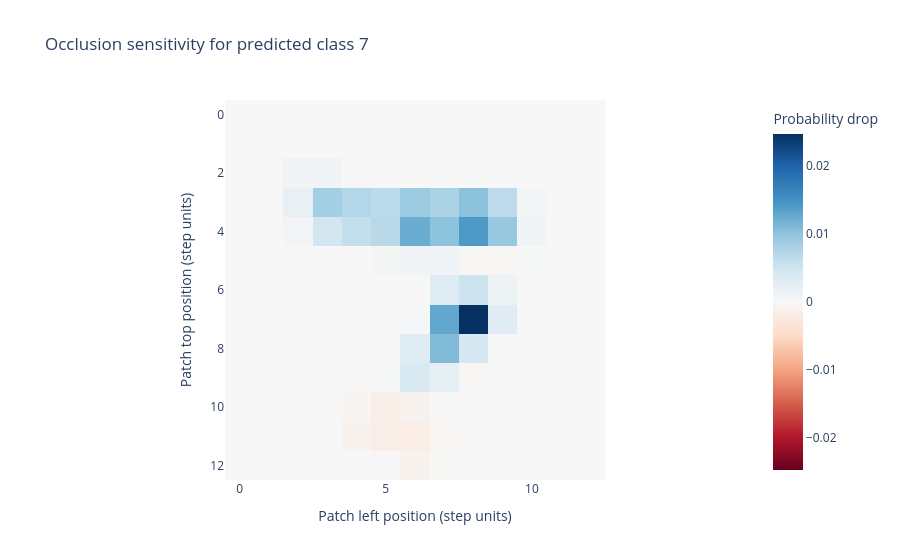

The cell this chart's notebook holds for it:
### Markdown cell above
## Occlusion sensitivity for one image

Mask each 4 × 4 region with zero-valued pixels and measure the change in the selected
class probability. Larger positive values mean masking that region reduced the probability.

This is a simple perturbation analysis, not a causal explanation. Results depend on the
chosen image, patch size, and masking value.

### Code cell
OCCLUSION_SAMPLE_INDEX = SAMPLE_INDEX
PATCH_SIZE = 4
STRIDE = 2

image = X_test[OCCLUSION_SAMPLE_INDEX].astype(np.float32)
image /= np.float32(pixel_scale)

baseline_probabilities, _ = predict_in_batches(
    X_test[OCCLUSION_SAMPLE_INDEX : OCCLUSION_SAMPLE_INDEX + 1]
)
target_class = int(np.argmax(baseline_probabilities[0]))
baseline_probability = float(baseline_probabilities[0, target_class])

locations = [
    (top, left)
    for top in range(0, 28 - PATCH_SIZE + 1, STRIDE)
    for left in range(0, 28 - PATCH_SIZE + 1, STRIDE)
]

occluded_images = np.repeat(image[None, :, :], len(locations), axis=0)

for index, (top, left) in enumerate(locations):
    occluded_images[
        index,
        top : top + PATCH_SIZE,
        left : left + PATCH_SIZE,
    ] = 0.0

occluded_logits, _ = forward(occluded_images.reshape(len(locations), -1))
occluded_probabilities = softmax(occluded_logits)[:, target_class]
probability_drop = baseline_probability - occluded_probabilities

sensitivity = np.zeros(
    (
        (28 - PATCH_SIZE) // STRIDE + 1,
        (28 - PATCH_SIZE) // STRIDE + 1,
    ),
    dtype=np.float32,
)

for (top, left), drop in zip(locations, probability_drop):
    sensitivity[top // STRIDE, left // STRIDE] = drop

fig = px.imshow(
    sensitivity,
    aspect="equal",
    labels={
        "x": "Patch left position (step units)",
        "y": "Patch top position (step units)",
        "color": "Probability drop",
    },
    title=f"Occlusion sensitivity for predicted class {target_class}",
    color_continuous_scale="RdBu",
    color_continuous_midpoint=0,
)
fig.show()

print(f"Selected image index: {OCCLUSION_SAMPLE_INDEX}")
print(f"Target class:         {target_class}")
print(f"Baseline probability: {baseline_probability:.3f}")
print(
    "Largest probability drop from masking one patch: "
    f"{float(np.max(probability_drop)):.3f}"
)

### Figure 1 — Plotly figure (JSON) as saved in the notebook; plotly's stock layout.template omitted (floating-point values rounded to 4 significant figures; data arrays with more than 128 entries replaced by an {"elided": "..."} marker saying what was removed)
{"data": [{"coloraxis": "coloraxis", "hovertemplate": "Patch left position (step units): %{x}<br>Patch top position (step units): %{y}<br>Probability drop: %{z}<extra></extra>", "name": "0", "type": "heatmap", "xaxis": "x", "yaxis": "y", "z": {"elided": "13x13 float values"}}], "layout": {"coloraxis": {"cmid": 0, "colorbar": {"title": {"text": "Probability drop"}}, "colorscale": [[0, "rgb(103,0,31)"], [0.1, "rgb(178,24,43)"], [0.2, "rgb(214,96,77)"], [0.3, "rgb(244,165,130)"], [0.4, "rgb(253,219,199)"], [0.5, "rgb(247,247,247)"], [0.6, "rgb(209,229,240)"], [0.7, "rgb(146,197,222)"], [0.8, "rgb(67,147,195)"], [0.9, "rgb(33,102,172)"], [1, "rgb(5,48,97)"]]}, "title": {"text": "Occlusion sensitivity for predicted class 7"}, "xaxis": {"anchor": "y", "constrain": "domain", "domain": [0, 1], "scaleanchor": "y", "title": {"text": "Patch left position (step units)"}}, "yaxis": {"anchor": "x", "autorange": "reversed", "constrain": "domain", "domain": [0, 1], "title": {"text": "Patch top position (step units)"}}}}
